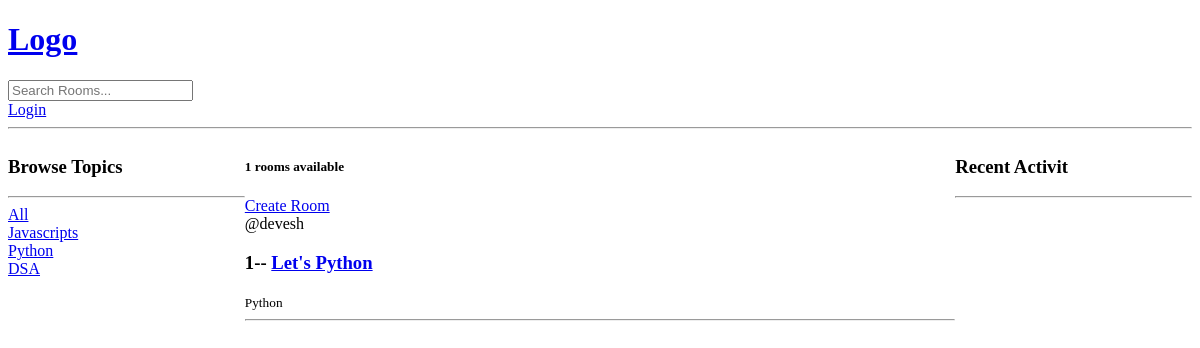
/?q=Python, run on an earlier commit of the app's database.
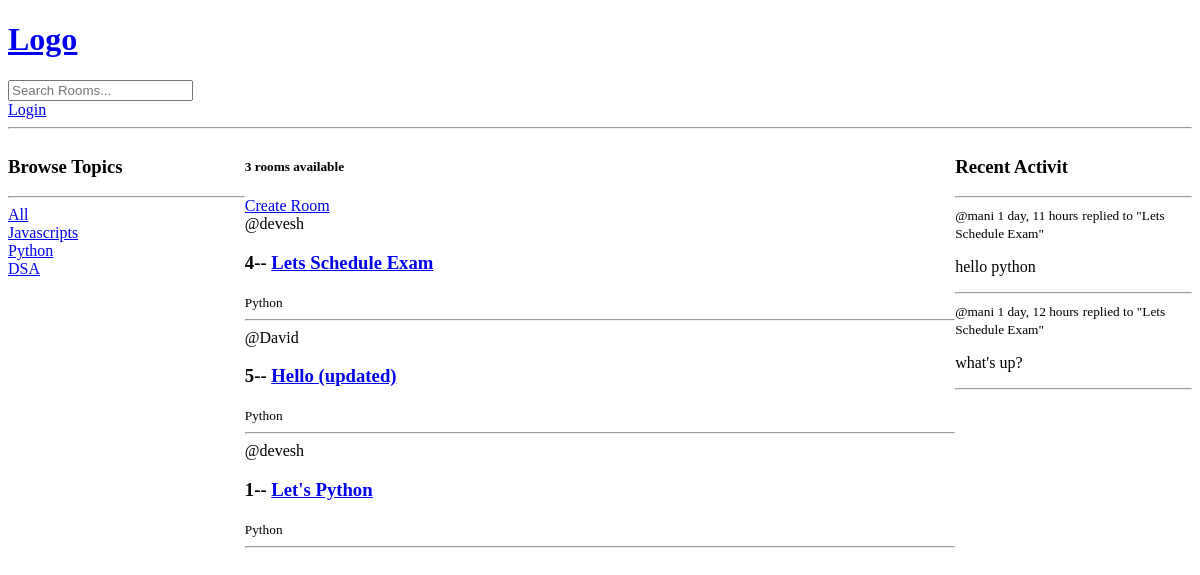
And on a later commit of the database.
### base/models.py (models this page shows, shortened)
class Topic(models.Model):
    name = models.CharField(max_length = 200)

class Room(models.Model):
    host = models.ForeignKey(User, on_delete= models.SET_NULL, null=True )
    topic = models.ForeignKey(Topic, on_delete= models.SET_NULL, null=True )
    name = models.CharField(max_length = 200)
    description = models.TextField(null = True, blank = True)
    participants = models.ManyToManyField(User, related_name='participants', blank=True)
    updated = models.DateTimeField(auto_now = True) # "auto_now" take a snapshot for time when each time it get updated
    created = models.DateTimeField(auto_now_add = True) # "auto_now_add" take snapshot each time when object get created, It will never changed
    class Meta:
        ordering = ['-updated', '-created']
    def __str__(self):
        return self.name

class Message(models.Model):
    user = models.ForeignKey(User, on_delete=models.CASCADE)
    room = models.ForeignKey(Room, on_delete=models.CASCADE) # CASCADE - It delete all the message associated with room, if the room get deleted
    body = models.TextField()
    updated = models.DateTimeField(auto_now = True)
    created = models.DateTimeField(auto_now_add = True)
    class Meta:
        ordering = ['-updated', '-created']
    def __str__(self):
        return self.body[0: 50]

### base/views.py (the view)
# urls.py: 2. Add a URL to urlpatterns:  path('', views.home, name='home')
def home (request):
    q = request.GET.get('q') if request.GET.get('q') != None else ''
    rooms = Room.objects.filter(
        Q(topic__name__contains=q) |
        Q(name__contains=q) |
        Q(description__contains=q)
    ) # topic__name__contains this will check and search by starting character that q have value of topic name
    topics = Topic.objects.all()
    room_count = rooms.count()
    room_messages = Message.objects.filter(Q(room__topic__name__icontains=q))
    context = {'rooms':rooms,
               'topics': topics,
               'room_count': room_count,
               'room_messages' : room_messages}
    return render(request, 'base/home.html', context)

### base/templates/base/home.html (shortened to what this page needs)
{% extends 'main.html' %} {% block content %}
<div class="home-container">
  <div>
    {% include 'base/topics_component.html' %}
  </div>
  <div>
    <h5>{{room_count}} rooms available</h5>
    <a href="{% url 'create-room' %}">Create Room</a>
    {% include 'base/feed_component.html' %}
  </div>
  <div>
    {% include 'base/activity_component.html' %}
  </div>
</div>
{% endblock %}

### templates/main.html (shortened to what this page needs)
<!DOCTYPE html>
<html lang="en">
<head>
</head>
<body>
    {% include 'nav.htm' %}
    {% block content %}
    {% endblock %}
</body>
</html>

### templates/nav.htm
<a href="/">
    <h1> Logo </h1>
</a>
<form method="GET" action="{% url 'Home' %}">
    <input type="text" name="q" placeholder="Search Rooms..."/>
</form>
{% if request.user.is_authenticated %}
<p>Hello {{request.user}}</p>
<a href="{% url 'Logout' %}">Logout</a>
{% else %}
<a href="{% url 'Login' %}">Login</a>
{% endif %}
<hr>

### base/templates/base/topics_component.html
<h3>Browse Topics</h3>
    <hr>
    <div>
      <a href="{% url 'Home' %}">All</a>
    </div>
    {% for topic in topics %}
      <div>
        <a href="{% url 'Home' %}?q={{topic.name}}">{{topic.name}}</a>
      </div>
    {% endfor %}

### base/templates/base/feed_component.html (shortened to what this page needs)
<div>
    {% for room in rooms %}
    <div>
      <span>@{{room.host.username}}</span>
      <h3>
        {{room.id}}-- <a href="{% url 'Room' room.id %}"> {{room.name}} </a>
      </h3>
      <small>{{room.topic.name}}</small>
      <hr />
    </div>
    {% endfor %}
  </div>

### base/templates/base/activity_component.html (shortened to what this page needs)
<h3>Recent Activit</h3>
<hr />
{% for message in room_messages %}
<div>
  <small>@{{message.user}} {{message.created|timesince}}</small>
  <small>replied to "{{message.room}}"</small>
  <p>{{message}}</p>
  <hr />
</div>
{% endfor %}

### base/templates/base/home.html (style rules this page uses)
.home-container { display: grid; grid-template-columns: 1fr 3fr 1fr; }

What changed in the data, as far as the page shows it:
added Room: host.username "devesh", id "4", name "Lets Schedule Exam", topic.name "Python"
added Room: host.username "David", id "5", name "Hello (updated)", topic.name "Python"
added Message: user "mani", created "1 day, 11 hours", room "Lets Schedule Exam", body "hello python"
added Message: user "mani", created "1 day, 12 hours", room "Lets Schedule Exam", body "what's up?"
Also different on the page:
{{ room_count }}: "1" → "3"
